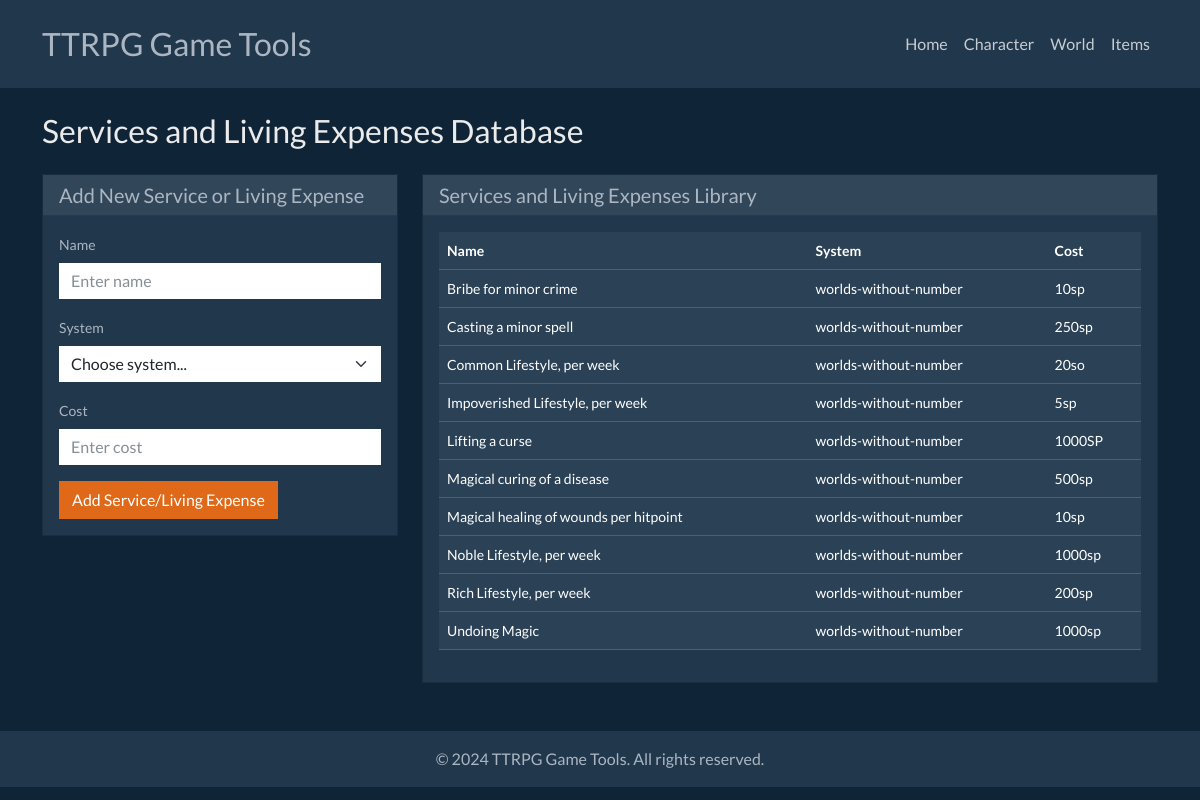
The page /service-living on the database its author committed.
### tables this page shows
CREATE TABLE services (
            id TEXT PRIMARY KEY,
            name TEXT NOT NULL,
            system TEXT NOT NULL,
            cost TEXT NOT NULL,
            created_at TIMESTAMP DEFAULT CURRENT_TIMESTAMP
        );

### main.py (the view)
@app.get("/service-living")
async def service_living(request: Request):
    services_list = get_all_services()
    return templates.TemplateResponse("service-living.html", {"request": request, "services": services_list})

### templates/service-living.html (shortened to what this page needs)
{% extends "base.html" %}
{% block content %}
<div class="row">
    <div class="col-12">
        <h2 class="mb-4">Services and Living Expenses Database</h2>
    </div>
</div>
<div class="row">
    <div class="col-md-4">
        <div class="card bg-dark text-light">
            <div class="card-header">
                <h5 class="card-title mb-0">Add New Service or Living Expense</h5>
            </div>
            <div class="card-body">
                <form method="POST" action="/service-living">
                    <div class="mb-3">
                        <label for="serviceName" class="form-label">Name</label>
                        <input type="text" class="form-control" id="serviceName" name="name" placeholder="Enter name">
                    </div>
                    <div class="mb-3">
                        <label for="system" class="form-label">System</label>
                        <select class="form-select" id="system" name="system">
                            <option selected>Choose system...</option>
                        </select>
                    </div>
                    <div class="mb-3">
                        <label for="cost" class="form-label">Cost</label>
                        <input type="text" class="form-control" id="cost" name="cost" placeholder="Enter cost">
                    </div>
                    <button type="submit" class="btn btn-primary">Add Service/Living Expense</button>
                </form>
            </div>
        </div>
    </div>
    <div class="col-md-8">
        <div class="card bg-dark text-light">
            <div class="card-header">
                <h5 class="card-title mb-0">Services and Living Expenses Library</h5>
            </div>
            <div class="card-body">
                {% if services %}
                    <div class="table-responsive">
                        <table class="table table-dark table-striped">
                            <thead>
                                <tr>
                                    <th>Name</th>
                                    <th>System</th>
                                    <th>Cost</th>
                                </tr>
                            </thead>
                            <tbody>
                                {% for service in services %}
                                <tr>
                                    <td>{{ service.name }}</td>
                                    <td>{{ service.system }}</td>
                                    <td>{{ service.cost }}</td>
                                </tr>
                                {% endfor %}
                            </tbody>
                        </table>
                    </div>
                {% else %}
                    <p class="text-muted">No services or living expenses found. Add some using the form on the left.</p>
                {% endif %}
            </div>
        </div>
    </div>
</div>
{% endblock %}

### rows shown on the page
services: name "Bribe for minor crime", system "worlds-without-number", cost "10sp"
services: name "Casting a minor spell", system "worlds-without-number", cost "250sp"
services: name "Common Lifestyle, per week", system "worlds-without-number", cost "20so"
services: name "Impoverished Lifestyle, per week", system "worlds-without-number", cost "5sp"
services: name "Lifting a curse", system "worlds-without-number", cost "1000SP"
services: name "Magical curing of a disease", system "worlds-without-number", cost "500sp"
services: name "Magical healing of wounds per hitpoint", system "worlds-without-number", cost "10sp"
services: name "Noble Lifestyle, per week", system "worlds-without-number", cost "1000sp"
services: name "Rich Lifestyle, per week", system "worlds-without-number", cost "200sp"
services: name "Undoing Magic", system "worlds-without-number", cost "1000sp"
